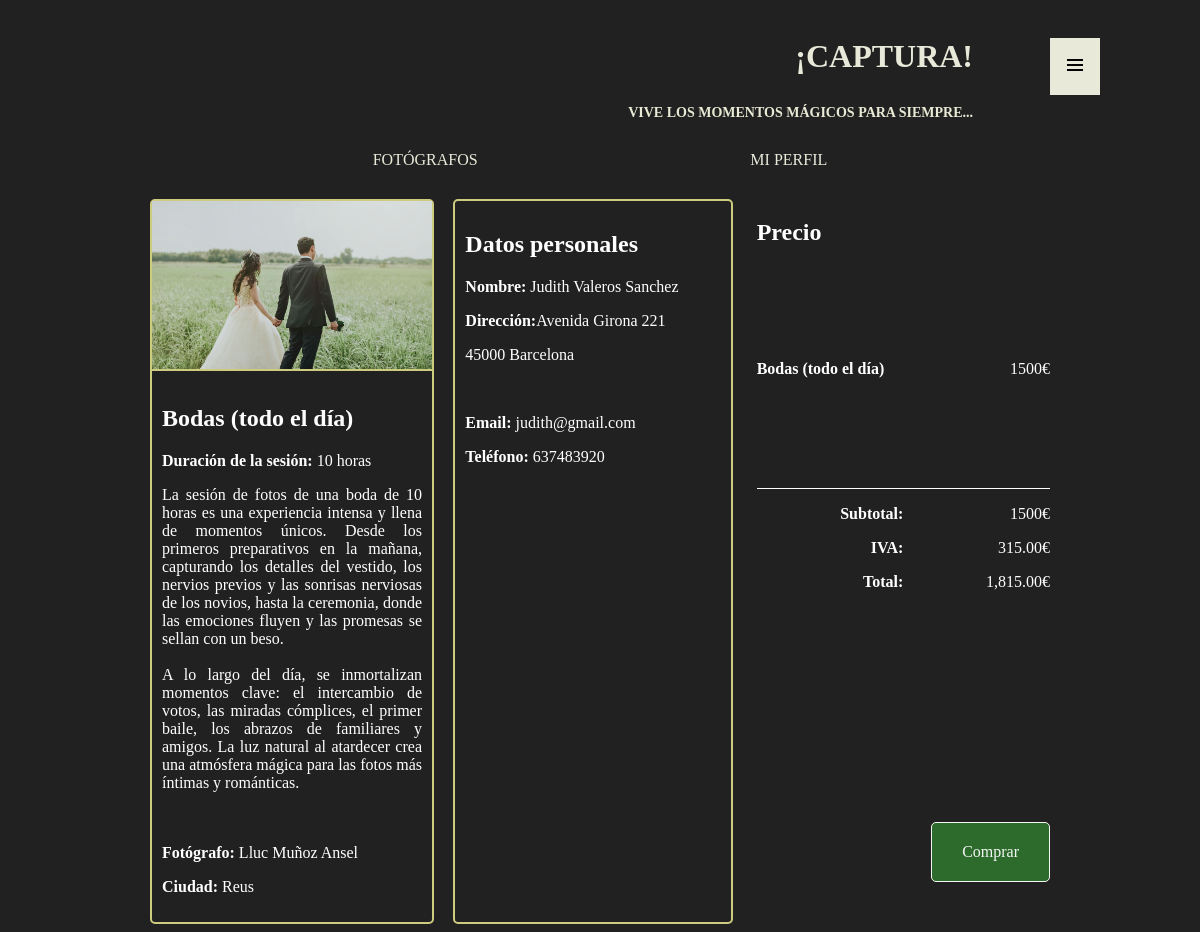
Screenshot of /pedidos/hacerPedido.php?product_id=20 (signed in) with the database file from the repository.
### tables this page shows
CREATE TABLE IF NOT EXISTS `prod_fot_cat` (
  `prodfotcat_id` int NOT NULL AUTO_INCREMENT,
  `product_id` int NOT NULL,
  `fotografo_id` int NOT NULL,
  `categoria_id` int NOT NULL,
  `foto_id` int DEFAULT NULL,
  `opinion_id` int DEFAULT NULL,
  `fecha_crea_prodfot` timestamp NOT NULL DEFAULT CURRENT_TIMESTAMP,
  `fecha_mod_prodfot` timestamp NOT NULL DEFAULT CURRENT_TIMESTAMP ON UPDATE CURRENT_TIMESTAMP,
  PRIMARY KEY (`prodfotcat_id`)
);

CREATE TABLE IF NOT EXISTS `fotos` (
  `foto_id` int NOT NULL AUTO_INCREMENT,
  `nombre_foto` varchar(50) NOT NULL,
  `imagen1` varchar(255) NOT NULL,
  `imagen2` varchar(255) NOT NULL,
  `imagen3` varchar(255) NOT NULL,
  `imagen4` varchar(255) NOT NULL,
  `imagen5` varchar(255) NOT NULL,
  `fecha_crea_foto` timestamp NOT NULL DEFAULT CURRENT_TIMESTAMP,
  `fecha_mod_foto` timestamp NOT NULL DEFAULT CURRENT_TIMESTAMP ON UPDATE CURRENT_TIMESTAMP,
  PRIMARY KEY (`foto_id`)
);

CREATE TABLE IF NOT EXISTS `productos` (
  `product_id` int NOT NULL AUTO_INCREMENT,
  `nombre_p` varchar(50) NOT NULL,
  `duracion` varchar(20) NOT NULL,
  `descripcion` text NOT NULL,
  `pve` int NOT NULL,
  `fecha_crea_p` timestamp NOT NULL DEFAULT CURRENT_TIMESTAMP,
  `fecha_mod_p` timestamp NOT NULL DEFAULT CURRENT_TIMESTAMP ON UPDATE CURRENT_TIMESTAMP,
  PRIMARY KEY (`product_id`)
);

CREATE TABLE IF NOT EXISTS `fotografos` (
  `fotografo_id` int NOT NULL AUTO_INCREMENT,
  `nombre_f` varchar(50) NOT NULL,
  `apellido1_f` varchar(50) NOT NULL,
  `apellido2_f` varchar(50) DEFAULT NULL,
  `nombre_empresa` varchar(100) NOT NULL,
  `nif` varchar(15) NOT NULL,
  `direccion_calle_f` varchar(100) NOT NULL,
  `postcode_f` varchar(10) NOT NULL,
  `ciudad_f` varchar(50) NOT NULL,
  `descripcion_f` text NOT NULL,
  `foto_perfil` varchar(100) DEFAULT NULL,
  `telefono_f` varchar(15) NOT NULL,
  `email_f` varchar(50) NOT NULL,
  `pass_f` varchar(255) NOT NULL,
  `rol` varchar(10) NOT NULL,
  `fecha_crea_f` timestamp NOT NULL DEFAULT CURRENT_TIMESTAMP,
  `fecha_mod_f` timestamp NOT NULL DEFAULT CURRENT_TIMESTAMP ON UPDATE CURRENT_TIMESTAMP,
  PRIMARY KEY (`fotografo_id`)
);

CREATE TABLE IF NOT EXISTS `clientes` (
  `client_id` int NOT NULL AUTO_INCREMENT,
  `rol` varchar(50) NOT NULL,
  `pass` varchar(255) NOT NULL,
  `nombre_c` varchar(50) NOT NULL,
  `apellido1_c` varchar(50) NOT NULL,
  `apellido2_c` varchar(50) DEFAULT NULL,
  `email` varchar(50) NOT NULL,
  `telefono` varchar(15) DEFAULT NULL,
  `direccion_calle` varchar(100) NOT NULL,
  `postcode` varchar(10) NOT NULL,
  `ciudad` varchar(40) NOT NULL,
  `fecha_crea_c` timestamp NOT NULL DEFAULT CURRENT_TIMESTAMP,
  `fecha_mod_c` timestamp NOT NULL DEFAULT CURRENT_TIMESTAMP ON UPDATE CURRENT_TIMESTAMP,
  PRIMARY KEY (`client_id`)
);

### captura/gestion_productos.php (called while the page is built, shortened)
<?php
function getProducto($product_id) {
    $conexion = conectar();
    if($conexion->errno){
        echo "<pre>$conexion->error</pre>";
    } else {
        $producto = $conexion->query("SELECT p.*, f.*, fotos.*, cat.*, pfc.prodfotcat_id FROM productos p INNER JOIN prod_fot_cat pfc ON pfc.product_id = p.product_id INNER JOIN fotografos f ON f.fotografo_id = pfc.fotografo_id INNER JOIN fotos ON fotos.foto_id = pfc.foto_id INNER JOIN categorias cat ON cat.categoria_id = pfc.categoria_id WHERE p.product_id='$product_id'");
    }
    return $producto;
}

### captura/gestion_clientes.php (called while the page is built, shortened)
<?php
function getCliente($client_id) {
    $conexion = conectar();
    if($conexion->errno) {
        echo "<pre>$conexion->error</pre>";
    } else {
        $cliente = $conexion->query("SELECT * FROM clientes WHERE client_id = '$client_id'");
    }
    return $cliente;
}

### funciones/calcularPrecios.php (called while the page is built)
<?php
function calcularIva($subtotal) {
    $iva = $subtotal * 0.21;
    $iva = number_format($iva, 2);
    return $iva;
}
function precioConIva($pve) {
    $precioTotal = $pve * 1.21;
    $precioTotal = number_format($precioTotal, 2);
    return $precioTotal;
}

### pedidos/hacerPedido.php (the view, shortened to what this page needs)
<!DOCTYPE html>
<html lang="es">
<head>
    <link rel="stylesheet" type="text/css" href="">
    <link rel="stylesheet" type="text/css" href="../header/header.css">
    <link rel="stylesheet" type="text/css" href="CSS/hacerPedido.css">
</head>
<body>
    <?php
    include "../header/header.php";
    require "../captura/gestion_productos.php";
    require "../funciones/calcularPrecios.php";
    require "../captura/gestion_clientes.php";
    if(isset($_SESSION['validacion']) && $_SESSION['validacion']['rol'] == "usuario") {
        if(isset($_GET['product_id']) && $_GET['product_id'] != "") {
            $product_id = $_GET['product_id'];
            $producto = getProducto($product_id);
            foreach($producto as $i => $pvalor){
                $producto = $pvalor;
            }
            $clientEmail = $_SESSION['validacion']['email'];
            $client_id = getClientId($clientEmail);
            foreach($client_id as $i => $valor) {
                $client_id = $valor;
            }
            $client_id = implode($client_id);
            $cliente = getCliente($client_id);
            foreach($cliente as $i => $valor) {
                $cliente = $valor;
            }
        } else {
            echo "No se ha encontrado el producto que busca.";
        }
    } else {
        header("location: ../clientes/crearCliente.php");
        exit();
    }
    ?>
    <div id="container">
        <div class="div_ficha_producto">
            <div>
                <img src="<?php echo $producto['imagen1'] ?>" alt="" class="img_div_ficha">
            </div>
            <div class="ficha_producto_info">
                <h2><?php echo $producto['nombre_p']?></h2>
                <p><strong>Duración de la sesión: </strong><?php echo $producto['duracion']?></p>
                <p class="producto_descripcion"><?php echo $producto['descripcion']?></p>
            </div>
            <div class="ficha_producto_info">
                <p><strong>Fotógrafo: </strong><?php echo $producto['nombre_f'] . " " . $producto['apellido1_f'] . " " . $producto['apellido2_f']?></p>
                <p><strong>Ciudad: </strong><?php echo $producto['ciudad_f']?></p>
            </div>
        </div>
        <div id="div_datos_cliente">
            <h2>Datos personales</h2>
            <p><strong>Nombre: </strong><?php echo $cliente['nombre_c'] . " " . $cliente['apellido1_c'] . " " . $cliente['apellido2_c']?></p>
            <p><strong>Dirección:</strong><?php echo $cliente['direccion_calle']?></p>
            <p><?php echo $cliente['postcode'] . " " . $cliente['ciudad']?></p>
            <div id="div_datos_abajo">
                <p><strong>Email: </strong><?php echo $cliente['email']?></p>
                <p><strong>Teléfono: </strong><?php echo $cliente['telefono']?></p>
            </div>
        </div>
        <div id="div_precio">
            <div>
                <h2>Precio</h2>
            </div>
            <div id="precio_producto">
                <div>
                    <p id="nombre_p"><strong><?php echo $producto['nombre_p']?></strong></p>
                </div>
                <div>
                    <p id="precio_p"><?php echo $producto['pve']?>€</p>
                </div>
            </div>
            <div id="div_desglose_precio">
                <div>
                    <p><strong>Subtotal: </strong></p>
                    <p><strong>IVA: </strong></p>
                    <p><strong>Total: </strong></p>
                </div>
                <div>
                    <p><?php echo $producto['pve']?>€</p>
                    <p><?php echo calcularIva($producto['pve'])?>€</p>
                    <p><?php echo precioConIva($producto['pve'])?>€</p>
                </div>
            </div>
            <div id="div_enlace_comprar">
                <a href="agregarPedido.php?product_id=<?php echo $product_id?>" id="enlace_pedido">Comprar</a>
            </div>
        </div>
    </div>
</body>
</html>

### header/header.css (style rules this page uses)
body { background-color: rgb(33, 33, 33); color: white; }

### pedidos/CSS/hacerPedido.css (style rules this page uses)
#container { width: 900px; margin: 0px auto; display: grid; grid-template-columns: 1fr 1fr 1fr; grid-gap: 10px; }
.div_ficha_producto { width: 280px; border: 2px solid rgb(205, 203, 126); border-radius: 5px; }
.img_div_ficha { width: 100%; object-fit: cover; border-bottom: 2px solid rgb(205, 203, 126); }
.ficha_producto_info { padding: 10px; }
.producto_descripcion { white-space: pre-line; text-align: justify; }
#div_datos_cliente { box-sizing: border-box; width: 280px; border: 2px solid rgb(205, 203, 126); border-radius: 5px; padding: 10px; }
#div_datos_abajo { margin-top: 50px; }
#div_precio { display: grid; grid-template-rows: 1fr 1fr 2fr 1fr; }
#div_desglose_precio { display: grid; grid-template-columns: 1fr 1fr; text-align: end; }
#precio_producto { display: grid; grid-template-columns: 1fr 1fr; border-bottom: 1px solid white; }
#precio_p { text-align: right; }
#div_enlace_comprar { display: flex; justify-content: end; align-items: center; }
#enlace_pedido { padding: 20px 30px; border: 1px solid whitesmoke; border-radius: 5px; text-decoration: none; color: whitesmoke; background-color: rgb(44, 107, 44); }

### rows the page displays
prod_fot_cat: foto.imagen1 (picture), product.nombre_p "Bodas (todo el día)", product.duracion "10 horas", product.descripcion "La sesión de fotos de una boda de 10 horas es una experiencia intensa y llena de momentos únicos. Desde los primeros preparativos en la mañana, capturando los detalles del vestido, los nervios previos y las sonrisas nerviosas de los novios, hasta la ceremonia, donde las emociones fluyen y las promesas se sellan con un beso. A lo largo del día, se inmortalizan momentos clave: el intercambio de votos, las miradas cómplices, el primer baile, los abrazos de familiares y amigos. La luz natural al atardecer crea una atmósfera mágica para las fotos más íntimas y románticas.", fotografo.nombre_f "Lluc", fotografo.apellido1_f "Muñoz", fotografo.apellido2_f "Ansel", fotografo.ciudad_f "Reus", product.pve "1500", product.pve "315.00", product.pve "1,815.00"
clientes: nombre_c "Judith", apellido1_c "Valeros", apellido2_c "Sanchez", direccion_calle "Avenida Girona 221", postcode "45000", ciudad "Barcelona", email "judith@gmail.com", telefono "637483920"
